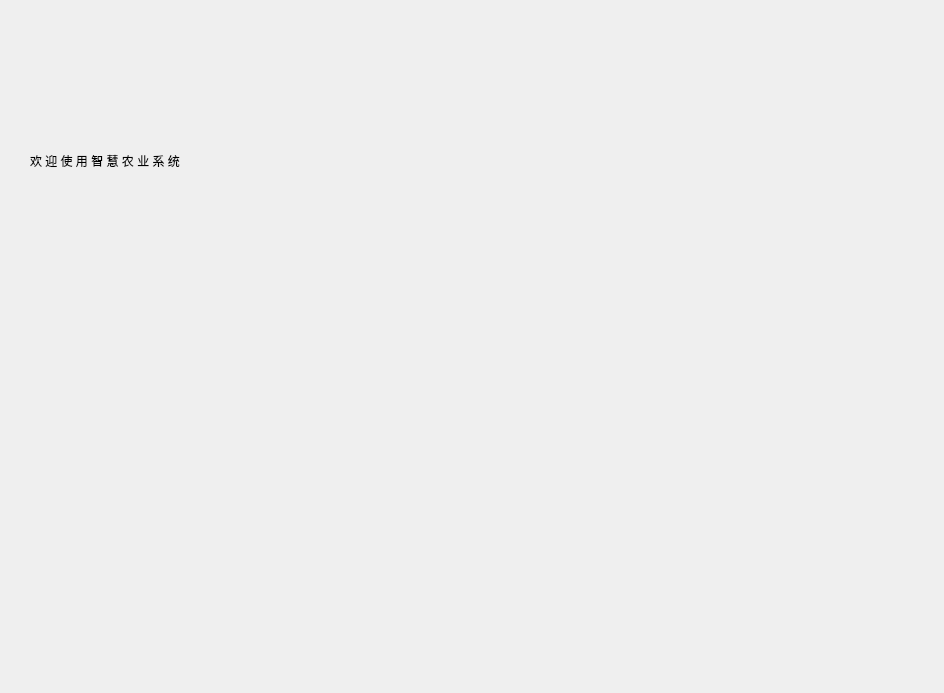
<?xml version="1.0" encoding="UTF-8"?>
<ui version="4.0">
 <class>welcome</class>
 <widget class="QWidget" name="welcome">
  <property name="geometry">
   <rect>
    <x>0</x>
    <y>0</y>
    <width>944</width>
    <height>693</height>
   </rect>
  </property>
  <property name="windowTitle">
   <string>Form</string>
  </property>
  <widget class="QLabel" name="title">
   <property name="geometry">
    <rect>
     <x>30</x>
     <y>70</y>
     <width>571</width>
     <height>181</height>
    </rect>
   </property>
   <property name="styleSheet">
    <string notr="true">font: 600 32pt &quot;Segoe UI Variable Small Semibol&quot;;</string>
   </property>
   <property name="text">
    <string>欢 迎 使 用 智 慧 农 业 系 统</string>
   </property>
  </widget>
 </widget>
 <resources/>
 <connections/>
</ui>
